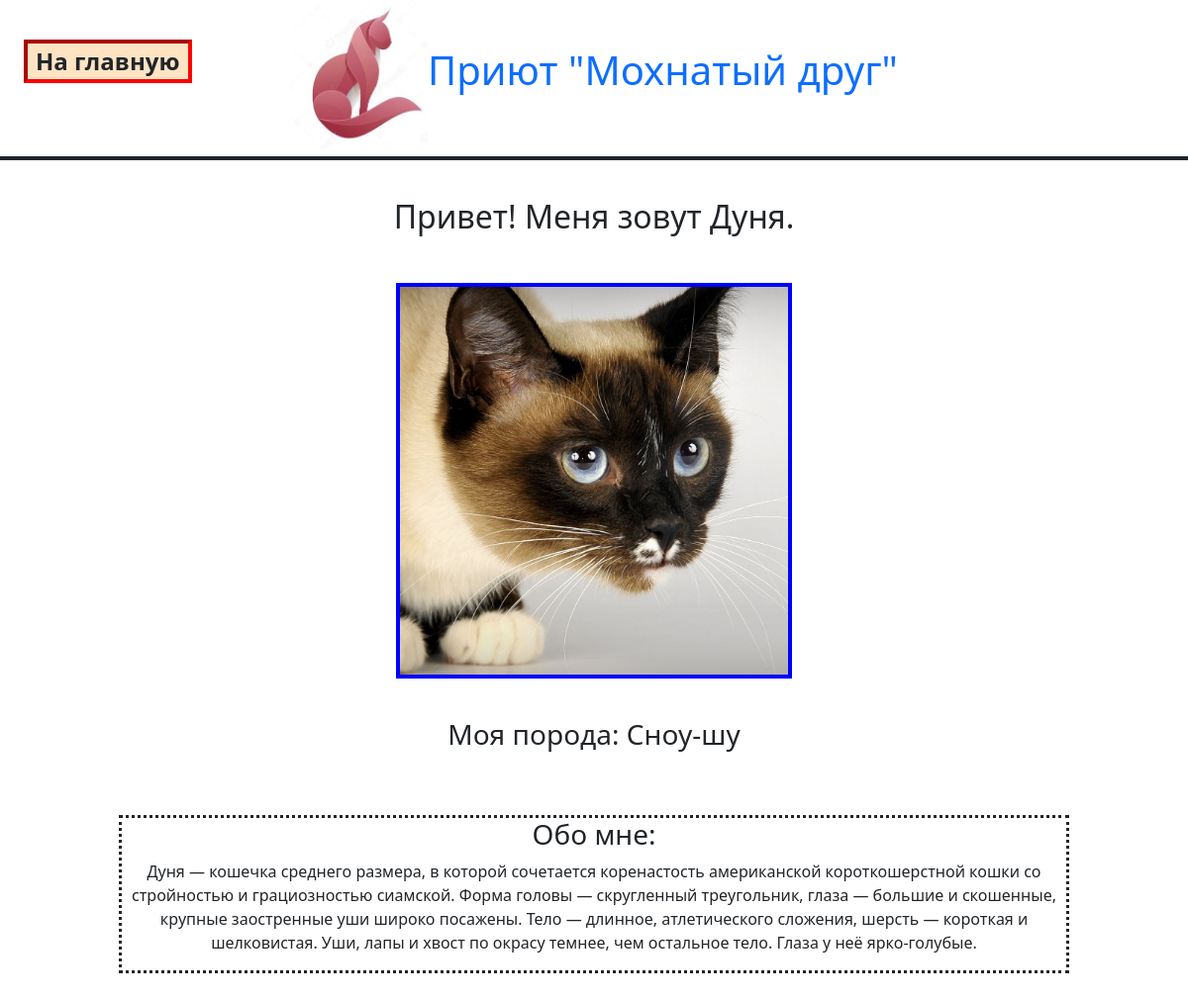
/kittalog/kit/2, run on the app's committed database.
### kittalog/models.py (models this page shows, shortened)
class Shelter(models.Model):
    name = models.CharField(max_length=50)
    city = models.CharField(max_length=50)
    picture = models.ImageField(upload_to='images\\shelters')
    def __str__(self):
        return self.name

class Kit(models.Model):
    name = models.CharField(max_length=50)
    type = models.CharField(max_length=50)
    description = models.TextField(max_length=1000)
    picture = models.ImageField(upload_to=get_user_img_path)
    shelter = models.ForeignKey(
        'Shelter', on_delete=models.SET_NULL, null=True)

### kittalog/views.py (the view)
# urls.py: path("kit/<int:pk>", views.KitDetailView.as_view(), name='kit_detail')
class KitDetailView(generic.DetailView):
    model = Kit
    def get_context_data(self, **kwargs):
        context = super(KitDetailView, self).get_context_data(**kwargs)
        context['sh'] = Kit.objects.get(id=self.kwargs['pk']).shelter.id
        context['shelter'] = Kit.objects.get(id=self.kwargs['pk']).shelter
        return context

### kittalog/templates/kittalog/kit_detail.html
{% extends 'kittalog/kit_list.html' %}
{% block content %}
<div class='detail-content'>
    <h2> Привет! Меня зовут {{kit.name}}.</h2>
    <div class='img-handler fit'>
        <p><img src='{{kit.picture.url}}'></p>
    </div>
    <h3>Моя порода: {{kit.type}}</h3>
    <div class='info'>
        <h3>Обо мне:</h3>
        <p>{{kit.description}}</p>
    </div>
</div>
{% endblock content %}

### kittalog/templates/kittalog/kit_list.html (shortened to what this page needs)
{% extends 'base_generic.html' %}
{% load static %}
{% block header%}
    <div class='header'  style="text-align: center; ">
      <span class='mainer'><a href = '{% url 'shelter_list' %}'>На главную</a></span>
      <h1>
        <a href = "{% url 'kittalog' sh %}"><img class='logo' src='{{shelter.picture.url}}'>Приют "{{shelter}}"</a>
      </h1>
    </div>
{% endblock header %}

### kittalog/static/kittalog/css/styles.css (style rules this page uses)
div { text-align: center; }
.header { position: fixed; top: 0; z-index: 100; width: 100%; background-color: white; border-bottom: 4px solid; }
.logo { max-width: 150px; max-height: 150px; }
h1 a { text-decoration: none; }
.img-handler { width: 400px; height: 400px; border: 4px solid blue; display: flex; margin-bottom: 5em; justify-content: center; align-items: center; overflow: hidden; position: relative; transform: translate(-50%, 10%); top: 50%; left: 50%; }
.fit img { max-width: none; min-width: auto; min-height: auto; height: 100%; position: absolute; top: 50%; left: 50%; transform: translate(-50%, -50%); }
.detail-content { text-align: center; }
.info { margin: 4em 10%; border: 3px dotted; }
.mainer { position:absolute; border: 4px inset red; font-size: 2vw; top: 40px; left: 2vw; background-color:bisque; font-weight: bold; padding: 0 8px; }
.mainer a { text-decoration: none; color: unset; }

### data on the page
Shelter: picture (picture), name "Мохнатый друг"
Kit: name "Дуня", picture (picture), type "Сноу-шу", description "Дуня — кошечка среднего размера, в которой сочетается коренастость американской короткошерстной кошки со стройностью и грациозностью сиамской. Форма головы — скругленный треугольник, глаза — большие и скошенные, крупные заостренные уши широко посажены. Тело — длинное, атлетического сложения, шерсть — короткая и шелковистая. Уши, лапы и хвост по окрасу темнее, чем остальное тело. Глаза у неё ярко-голубые."
